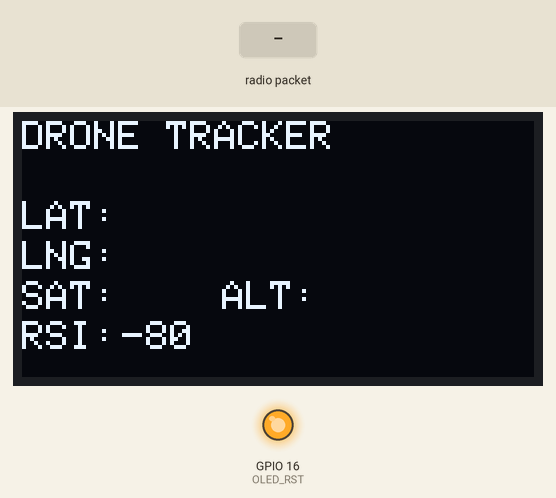
This program was run on a simulated ESP32. Parts: 128×64 one-colour display, output pins drawn as LEDs (lit = HIGH). The test bench sets the inputs (shaded band). No radio packets arrive unless stated; what the program prints to the serial monitor is not drawn.

Above: at 1.3 s.
1.4 s: radio packet ":" arrives
3.9 s: radio packet "1" arrives
Timing chart, 0 to 6.9 s (numbered marks = the images above; inputs shaded):
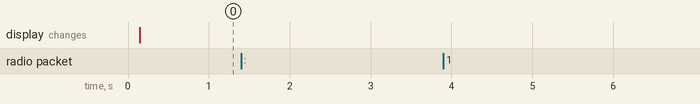

The program:

main.cpp
```cpp
//Libraries for LoRa
#include <SPI.h>
#include <LoRa.h>

//Libraries for OLED Display
#include <Wire.h>
#include <Adafruit_GFX.h>
#include <Adafruit_SSD1306.h>

//define the pins used by the LoRa transceiver module
#define SCK 5
#define MISO 19
#define MOSI 27
#define SS 18
#define RST 14
#define DIO0 26

//433E6 for Asia
//866E6 for Europe
//915E6 for North America
#define BAND 433E6

//OLED pins
#define OLED_SDA 4
#define OLED_SCL 15
#define OLED_RST 16
#define SCREEN_WIDTH 128 // OLED display width, in pixels
#define SCREEN_HEIGHT 64 // OLED display height, in pixels

Adafruit_SSD1306 display(SCREEN_WIDTH, SCREEN_HEIGHT, &Wire, OLED_RST);

String LoRaData;

String new_gpsdata[5];
String old_gpsdata[5];

void pingBola(int _value)
{
  float circ_radios = 2.5;
  display.fillCircle(display.width() - circ_radios, display.height() - circ_radios, circ_radios, _value);
}

void separaLora(String _param)
{
  int x = 0;
  int y = 0;
  _param.concat("...");
  for(int i=0;i < _param.length(); i++)
  {
    if(_param.charAt(i) == ':')
    {
      new_gpsdata[y] = _param.substring(x,i);
      Serial.printf("DADO [%d]: %s\n", i, _param.substring(x,i));
      y++;
      x = i + 1;
    }
  }
}

void setup() {
  //initialize Serial Monitor
  Serial.begin(115200);

  //reset OLED display via software
  pinMode(OLED_RST, OUTPUT);
  digitalWrite(OLED_RST, LOW);
  delay(20);
  digitalWrite(OLED_RST, HIGH);

  if(!display.begin(SSD1306_SWITCHCAPVCC, 0x3c)) { // Address 0x3C for 128x32
    Serial.println(F("SSD1306 allocation failed"));
    for(;;); // Don't proceed, loop forever
  }

  display.clearDisplay();
  display.setTextColor(WHITE);
  display.setTextSize(1);
  display.setCursor(0,0);
  display.print("DRONE TRACKER");
  display.display();
  Serial.println("LoRa Drone Tracker");

  LoRa.setPins(SS, RST, DIO0);

  if (!LoRa.begin(BAND)) {
    Serial.println("Starting LoRa failed!");
    while (1);
  }
  Serial.println("LoRa Initializing OK!");
  display.setCursor(0,10);
  display.println("LoRa Initializing OK!");
  display.display();
}

void loop() {

  int packetSize = LoRa.parsePacket();
  if (packetSize)
  {
    //received a packet
    Serial.print("Received packet ");
    //read packet
    while (LoRa.available())
    {
      LoRaData = LoRa.readString();
      Serial.println(LoRaData);
    }
    separaLora(LoRaData);
  }

  //print RSSI of packet
  int rssi = LoRa.packetRssi();
  //Serial.print(" with RSSI ");
  //Serial.println(rssi);

  // Display information
  display.clearDisplay();
  display.setCursor(0,0);
  display.print("DRONE TRACKER");
  display.setCursor(0,10);

  //display.print(LoRaData);
  //separaLora(LoRaData);
  //Serial.printf("D1: %s\nD2: %s\n D3: %s\n",new_gpsdata[0], new_gpsdata[1],new_gpsdata[2] );
  if(new_gpsdata[5] != old_gpsdata[5])
  {
    //Serial.println("New Data!");
    display.setCursor(0,20);
    display.print("LAT:");
    display.setCursor(25,20);
    display.print(new_gpsdata[0]);
    display.setCursor(0,30);
    display.print("LNG:");
    display.setCursor(25,30);
    display.print(new_gpsdata[1]);
    display.setCursor(0,40);
    display.print("SAT:");
    display.setCursor(25,40);
    display.print(new_gpsdata[2]);
    display.setCursor(50,40);
    display.print("ALT:");
    display.setCursor(75,40);
    display.print(new_gpsdata[3]);
    old_gpsdata[0] = new_gpsdata[0];
    old_gpsdata[1] = new_gpsdata[1];
    old_gpsdata[2] = new_gpsdata[2];
    old_gpsdata[3] = new_gpsdata[3];
    old_gpsdata[4] = new_gpsdata[4];
    old_gpsdata[5] = new_gpsdata[5];
    pingBola(1);
  }
  else
  {
    //Serial.println("OLD DATA!");
    display.setCursor(0,20);
    display.print("LAT:");
    display.setCursor(25,20);
    display.print(old_gpsdata[0]);
    display.setCursor(0,30);
    display.print("LNG:");
    display.setCursor(25,30);
    display.print(old_gpsdata[1]);
    display.setCursor(0,40);
    display.print("SAT:");
    display.setCursor(25,40);
    display.print(old_gpsdata[2]);
    display.setCursor(50,40);
    display.print("ALT:");
    display.setCursor(75,40);
    display.print(old_gpsdata[3]);
    pingBola(0);
  }
  display.setCursor(0,50);
  display.print("RSI:");
  display.setCursor(25,50);
  display.print(rssi);
  display.display();
  //delay(1000);
}
```

Measured:
- after the input at 1.4 s, every drawn part: stays the same
- after the input at 3.9 s, every drawn part: stays the same
